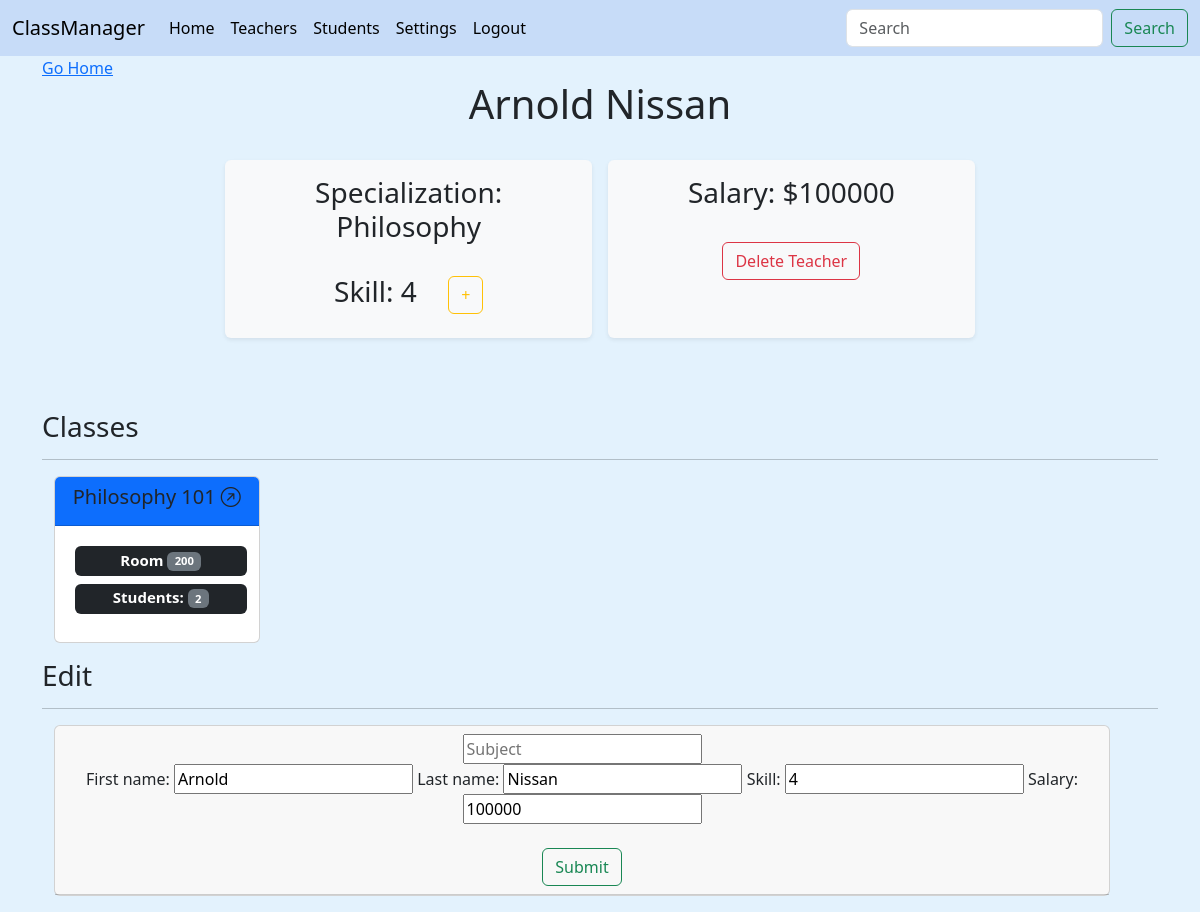
The app's page /teacher/4 (signed in), older data.
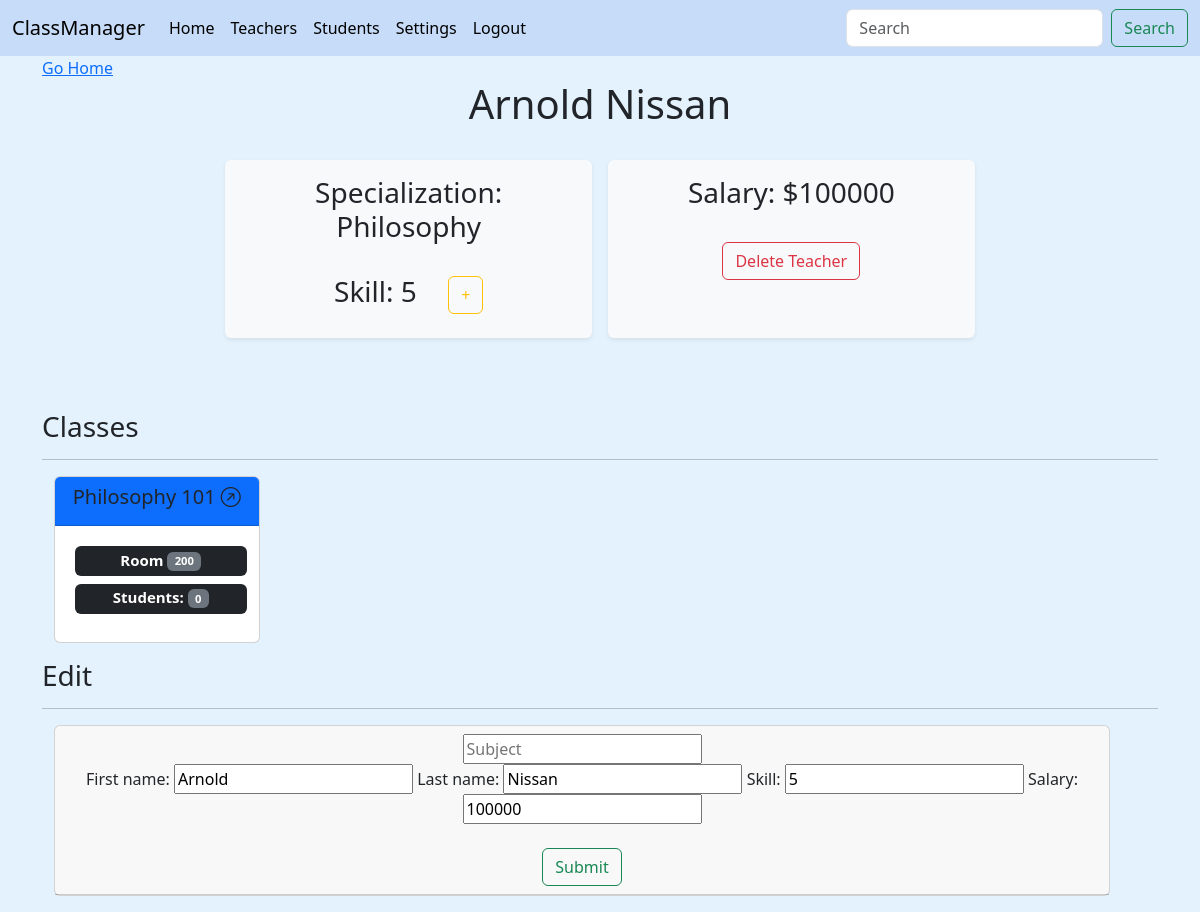
The same page, newer data.
### main/models.py (models this page shows, shortened)
class Teacher(models.Model):
    user = models.ForeignKey(User, on_delete=models.DO_NOTHING, blank=True, null=True)
    first_name = models.CharField(max_length=50)
    last_name = models.CharField(max_length=50)
    subject = models.ForeignKey(Subject, on_delete=models.CASCADE, blank=True, null=True)
    skill = models.IntegerField(validators=[MinValueValidator(0), MaxValueValidator(5)], blank=True, null=True)
    salary = models.IntegerField(validators=[MinValueValidator(1000), MaxValueValidator(999999)], blank=True, null=True)
    def __str__(self):
        return (
                f"{self.first_name+' '+self.last_name}"
        )

class Class(models.Model):
    user = models.ForeignKey(User, on_delete=models.DO_NOTHING, blank=True, null=True)
    name = models.CharField(max_length=60, unique=True)
    building = models.ForeignKey(Subject, on_delete=models.CASCADE, blank=True, null=True)
    room = models.IntegerField(validators=[MinValueValidator(0), MaxValueValidator(1000)], blank=True, null=True)
    teacher = models.ForeignKey(Teacher, related_name="taught_by", on_delete=models.DO_NOTHING, blank=True, null=True)
    students = models.ManyToManyField(Student, related_name="taken_by", blank=True)
    def __str__(self):
        return (
                f"{self.name}"
        )

class Subject(models.Model):
    user = models.ForeignKey(User, on_delete=models.DO_NOTHING, blank=True, null=True)
    name = models.CharField(max_length=60, unique=True)
    def __str__(self):
        return (
                f"{self.name}"
        )

### main/views.py (the view, shortened to what this page needs)
# urls.py: path('teacher/<int:pk>', views.teacher, name='teacher'),
@login_required(login_url="main:login_view")
def teacher(request, pk):
    user = request.user
    subjects = Subject.objects.filter(user_id=user.id)
    teacher = get_object_or_404(Teacher, user_id=user.id, id=pk)
    classes = Class.objects.filter(user_id=request.user.id, teacher=teacher)
    teacherForm = TeacherForm(instance=teacher)
    return render(request, "main/teacher.html", {
        'teacher': teacher,
        'classes': classes,
        'subjects': subjects,
        'form': teacherForm
    })

### main/forms.py
class TeacherForm(forms.ModelForm):
    class Meta:
        model = Teacher
        fields = '__all__'
        exclude = ['user', 'subject']

### main/models.py (called while the page is built)
    def __str__(self):
        return (
                f"{self.first_name+' '+self.last_name}"
        )

### main/templates/main/teacher.html (shortened to what this page needs)
{% extends "main/base.html" %}
{% block content %}
{% if request.user.is_authenticated %}
<a href="{% url 'main:home' %}">Go Home</a>
<h1>
  <center>{{teacher|title}}</center>
</h1>
<br>
<div class="container text-center">
  <div class="row g-2 justify-content-center">
    <div class="col-4 m-2 shadow-sm p-3 mb-5 bg-body-tertiary rounded bg-light">
      <h3>Specialization: {{teacher.subject}}</h3>
      <br />
      <h3>Skill: {{teacher.skill}} <a class="ms-4" href="{% url 'main:train' teacher.id %}"><button class="btn btn-outline-warning">+</button></a></h3>
    </div>
    <div class="col-4 m-2 shadow-sm p-3 mb-5 bg-body-tertiary rounded bg-light align-items-center justify-content-center">
      <h3>Salary: ${{teacher.salary}}</h3>
      <br>
      <a href="{% url 'main:delete' teacher.id 'teacher' %}">
        <button type="button" class="btn btn-outline-danger">Delete Teacher</button>
      </a>
    </div>
  </div>
</div>
<br />
<h3>Classes</h3>
<hr>
<div id="class-container" class="container overflow-hidden text-center">
  <div class="row row-cols-2 row-cols-lg-5 g-2 g-lg-3">
    {% for class in classes %}
    <div class="col-2">
      <div id="{{class.id}}" class="card mb-3" style="max-width: 18rem;">
        <div class="card-header bg-primary">
          <h5><a class="title-header link-dark bg-primary fw-medium" href="{% url 'main:class' class %}">{{class|capfirst}} <i class="bi bi-arrow-up-right-circle"></i></a></h5>
        </div>
        <div class="card-body">
          <h5 class="card-title">
            <span style="width: 100%;" class="m-1 badge bg-dark">Room <span class="badge bg-secondary"> {{ class.room }}</span></span>
              <br />
              <span style="width: 100%;" class="m-1 badge bg-dark">Students: <span class="badge bg-secondary"> {{ class.students.count }}</span></span>
          </h5>
        </div>
      </div>
    </div>
    {% endfor %}
  </div>
</div>
<h3>Edit</h3>
<hr>
<div id="teacher-container" class="container overflow-hidden text-center">
  <div class="row row-cols-2 row-cols-lg-5 g-2 g-lg-3">
    <div id="edit_teacher" class="col-2">
      <div class="card mb-3" style="width: 88vw;">
        <div class="card-header">
          <form method="POST" action="">
            <input name="subject" placeholder="Subject" list="subjectList" />
            <br />
            {{form}}
            <br>
            <br>
            <button class="btn btn-outline-success" type="Submit">Submit</button>
          </form>
        </div>
      </div>
    </div>
  </div>
</div>
{% endif %} {% endblock %}

Row changes from the older to the newer data that the page shows:
changed Teacher "Arnold Nissan": skill "4" → "5"
computed for Class "Philosophy 101": students.count "2" → "0"
